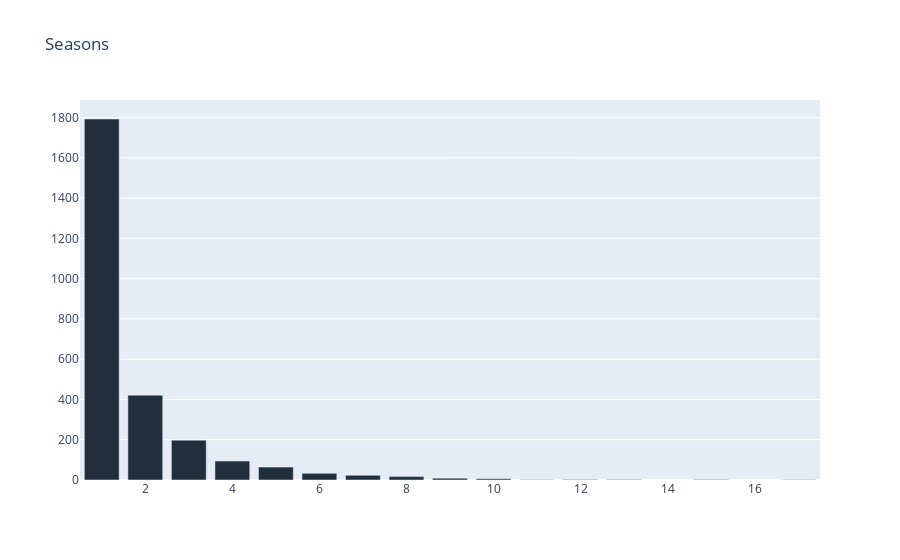

The notebook cell saved with this chart:
### Markdown cell above
##### ***4.6) TV SHOWS WITH MANY SEASONS***

### Code cell
### TV SHOWS SEASON
df_fil=df[df['type']== 'TV Show']
df_fil = df_fil['duration'].value_counts().reset_index()
df_fil['percent'] = df_fil['count'].apply(lambda x : 100*x/sum(df_fil['count']))
df_fil = df_fil.sort_values('duration')

trace1 = go.Bar(x=df_fil['duration'], y=df_fil["count"], name="TV Shows", marker=dict(color="#212f3c"))
data = [trace1]
layout = go.Layout(title="Seasons", legend=dict(x=0.1, y=1.1, orientation="h"))
fig = go.Figure(data, layout=layout)
fig.show()

### Figure 1 — Plotly figure (JSON) as saved in the notebook; plotly's stock layout.template omitted (floating-point values rounded to 4 significant figures)
{"data": [{"marker": {"color": "#212f3c"}, "name": "TV Shows", "type": "bar", "x": [1, 2, 3, 4, 5, 6, 7, 8, 9, 10, 11, 12, 13, 15, 17], "y": [1793, 421, 198, 94, 64, 33, 23, 17, 9, 6, 1, 2, 2, 2, 1]}], "layout": {"legend": {"orientation": "h", "x": 0.1, "y": 1.1}, "title": {"text": "Seasons"}}}
